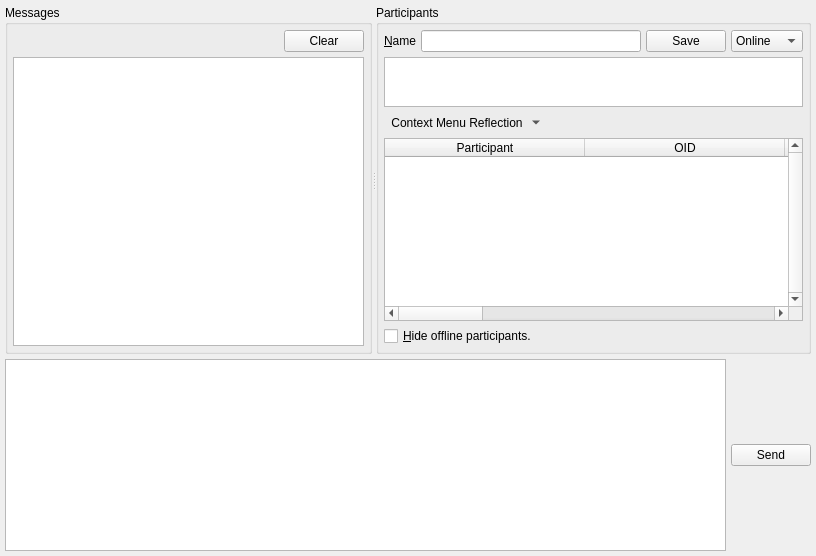
             <widget class="QWidget" name="scrollAreaWidgetContents_2">
              <property name="geometry">
               <rect>
                <x>0</x>
                <y>0</y>
                <width>816</width>
                <height>556</height>
               </rect>
              </property>
              <layout class="QHBoxLayout" name="horizontalLayout_25">
               <property name="spacing">
                <number>5</number>
               </property>
               <property name="leftMargin">
                <number>5</number>
               </property>
               <property name="topMargin">
                <number>5</number>
               </property>
               <property name="rightMargin">
                <number>5</number>
               </property>
               <property name="bottomMargin">
                <number>5</number>
               </property>
               <item>
                <layout class="QVBoxLayout" name="verticalLayout_24">
                 <property name="spacing">
                  <number>5</number>
                 </property>
                 <item>
                  <widget class="QSplitter" name="chatHorizontalSplitter">
                   <property name="orientation">
                    <enum>Qt::Horizontal</enum>
                   </property>
                   <widget class="QGroupBox" name="groupBox_9">
                    <property name="title">
                     <string>Messages</string>
                    </property>
                    <layout class="QVBoxLayout" name="verticalLayout_7">
                     <property name="spacing">
                      <number>5</number>
                     </property>
                     <property name="leftMargin">
                      <number>5</number>
                     </property>
                     <property name="topMargin">
                      <number>5</number>
                     </property>
                     <property name="rightMargin">
                      <number>5</number>
                     </property>
                     <property name="bottomMargin">
                      <number>5</number>
                     </property>
                     <item>
                      <layout class="QHBoxLayout" name="horizontalLayout_27">
                       <property name="spacing">
                        <number>5</number>
                       </property>
                       <item>
                        <spacer name="horizontalSpacer_23">
                         <property name="orientation">
                          <enum>Qt::Horizontal</enum>
                         </property>
                         <property name="sizeHint" stdset="0">
                          <size>
                           <width>40</width>
                           <height>20</height>
                          </size>
                         </property>
                        </spacer>
                       </item>
                       <item>
                        <widget class="QPushButton" name="clearMessages">
                         <property name="text">
                          <string>Clear</string>
                         </property>
                        </widget>
                       </item>
                      </layout>
                     </item>
                     <item>
                      <widget class="QTextBrowser" name="messages">
                       <property name="tabChangesFocus">
                        <bool>true</bool>
                       </property>
                       <property name="textInteractionFlags">
                        <set>Qt::LinksAccessibleByKeyboard|Qt::LinksAccessibleByMouse|Qt::TextBrowserInteraction|Qt::TextSelectableByKeyboard|Qt::TextSelectableByMouse</set>
                       </property>
                       <property name="openExternalLinks">
                        <bool>true</bool>
                       </property>
                       <property name="openLinks">
                        <bool>false</bool>
                       </property>
                      </widget>
                     </item>
                    </layout>
                   </widget>
                   <widget class="QGroupBox" name="groupBox">
                    <property name="title">
                     <string>Participants</string>
                    </property>
                    <layout class="QVBoxLayout" name="verticalLayout_19">
                     <property name="spacing">
                      <number>5</number>
                     </property>
                     <property name="leftMargin">
                      <number>5</number>
                     </property>
                     <property name="topMargin">
                      <number>5</number>
                     </property>
                     <property name="rightMargin">
                      <number>5</number>
                     </property>
                     <property name="bottomMargin">
                      <number>5</number>
                     </property>
                     <item>
                      <layout class="QHBoxLayout" name="horizontalLayout_9">
                       <property name="spacing">
                        <number>5</number>
                       </property>
                       <item>
                        <widget class="QLabel" name="label_5">
                         <property name="text">
                          <string>&amp;Name</string>
                         </property>
                         <property name="buddy">
                          <cstring>nodeName</cstring>
                         </property>
                        </widget>
                       </item>
                       <item>
                        <widget class="QLineEdit" name="nodeName"/>
                       </item>
                       <item>
                        <widget class="QPushButton" name="saveNodeName">
                         <property name="text">
                          <string>Save</string>
                         </property>
                        </widget>
                       </item>
                       <item>
                        <widget class="QComboBox" name="status">
                         <property name="sizePolicy">
                          <sizepolicy hsizetype="Fixed" vsizetype="Fixed">
                           <horstretch>0</horstretch>
                           <verstretch>0</verstretch>
                          </sizepolicy>
                         </property>
                         <property name="currentIndex">
                          <number>4</number>
                         </property>
                         <property name="sizeAdjustPolicy">
                          <enum>QComboBox::AdjustToContents</enum>
                         </property>
                         <item>
                          <property name="text">
                           <string>Away</string>
                          </property>
                         </item>
                         <item>
                          <property name="text">
                           <string>Busy</string>
                          </property>
                         </item>
                         <item>
                          <property name="text">
                           <string>Custom</string>
                          </property>
                         </item>
                         <item>
                          <property name="text">
                           <string>Offline</string>
                          </property>
                         </item>
                         <item>
                          <property name="text">
                           <string>Online</string>
                          </property>
                         </item>
                        </widget>
                       </item>
                      </layout>
                     </item>
                     <item>
                      <widget class="QTextEdit" name="custom">
                       <property name="maximumSize">
                        <size>
                         <width>16777215</width>
                         <height>50</height>
                        </size>
                       </property>
                       <property name="toolTip">
                        <string>Please provide a status message.</string>
                       </property>
                       <property name="tabChangesFocus">
                        <bool>true</bool>
                       </property>
                       <property name="acceptRichText">
                        <bool>false</bool>
                       </property>
                      </widget>
                     </item>
                     <item>
                      <layout class="QHBoxLayout" name="horizontalLayout_101">
                       <property name="spacing">
                        <number>5</number>
                       </property>
                       <item>
                        <widget class="QToolButton" name="chatActionMenu">
                         <property name="toolTip">
                          <string>Context Menu</string>
                         </property>
                         <property name="text">
                          <string>Context Menu Reflection</string>
                         </property>
                         <property name="icon">
                          <iconset resource="../Icons/icons.qrc">
                           <normaloff>:/generic/menu.png</normaloff>:/generic/menu.png</iconset>
                         </property>
                         <property name="popupMode">
                          <enum>QToolButton::MenuButtonPopup</enum>
                         </property>
                         <property name="autoRaise">
                          <bool>true</bool>
                         </property>
                        </widget>
                       </item>
                       <item>
                        <spacer name="horizontalSpacer_70">
                         <property name="orientation">
                          <enum>Qt::Horizontal</enum>
                         </property>
                         <property name="sizeHint" stdset="0">
                          <size>
                           <width>40</width>
                           <height>20</height>
                          </size>
                         </property>
                        </spacer>
                       </item>
                      </layout>
                     </item>
                     <item>
                      <widget class="QTableWidget" name="participants">
                       <property name="verticalScrollBarPolicy">
                        <enum>Qt::ScrollBarAlwaysOn</enum>
                       </property>
                       <property name="alternatingRowColors">
                        <bool>true</bool>
                       </property>
                       <property name="selectionBehavior">
                        <enum>QAbstractItemView::SelectRows</enum>
                       </property>
                       <property name="horizontalScrollMode">
                        <enum>QAbstractItemView::ScrollPerPixel</enum>
                       </property>
                       <property name="sortingEnabled">
                        <bool>true</bool>
                       </property>
                       <attribute name="horizontalHeaderDefaultSectionSize">
                        <number>200</number>
                       </attribute>
                       <attribute name="horizontalHeaderStretchLastSection">
                        <bool>true</bool>
                       </attribute>
                       <column>
                        <property name="text">
                         <string>Participant</string>
                        </property>
                       </column>
                       <column>
                        <property name="text">
                         <string>OID</string>
                        </property>
                       </column>
                       <column>
                        <property name="text">
                         <string>neighbor_oid</string>
                        </property>
                       </column>
                       <column>
                        <property name="text">
                         <string>public_key_hash</string>
                        </property>
                       </column>
                       <column>
                        <property name="text">
                         <string>Status</string>
                        </property>
                       </column>
                       <column>
                        <property name="text">
                         <string>Last Status Change</string>
                        </property>
                       </column>
                       <column>
                        <property name="text">
                         <string>Gemini AES-256 Encryption Key</string>
                        </property>
                       </column>
                       <column>
                        <property name="text">
                         <string>Gemini SHA-512 Hash Key</string>
                        </property>
                       </column>
                       <column>
                        <property name="text">
                         <string>Forward Secrecy Information</string>
                        </property>
                       </column>
                      </widget>
                     </item>
                     <item>
                      <layout class="QHBoxLayout" name="horizontalLayout">
                       <property name="spacing">
                        <number>5</number>
                       </property>
                       <item>
                        <widget class="QCheckBox" name="hideOfflineParticipants">
                         <property name="text">
                          <string>&amp;Hide offline participants.</string>
                         </property>
                        </widget>
                       </item>
                       <item>
                        <spacer name="horizontalSpacer">
                         <property name="orientation">
                          <enum>Qt::Horizontal</enum>
                         </property>
                         <property name="sizeHint" stdset="0">
                          <size>
                           <width>40</width>
                           <height>20</height>
                          </size>
                         </property>
                        </spacer>
                       </item>
                      </layout>
                     </item>
                    </layout>
                   </widget>
                  </widget>
                 </item>
                 <item>
                  <layout class="QHBoxLayout" name="horizontalLayout_14">
                   <property name="spacing">
                    <number>5</number>
                   </property>
                   <item>
                    <widget class="spoton_textedit" name="message">
                     <property name="sizePolicy">
                      <sizepolicy hsizetype="Expanding" vsizetype="Fixed">
                       <horstretch>0</horstretch>
                       <verstretch>0</verstretch>
                      </sizepolicy>
                     </property>
                     <property name="tabChangesFocus">
                      <bool>true</bool>
                     </property>
                     <property name="acceptRichText">
                      <bool>false</bool>
                     </property>
                    </widget>
                   </item>
                   <item>
                    <layout class="QVBoxLayout" name="verticalLayout_23">
                     <property name="spacing">
                      <number>5</number>
                     </property>
                     <item>
                      <widget class="QPushButton" name="sendMessage">
                       <property name="toolTip">
                        <string>&lt;html&gt;&lt;head/&gt;&lt;body&gt;&lt;table border=&quot;0&quot; style=&quot; margin-top:0px; margin-bottom:0px; margin-left:0px; margin-right:0px;&quot; width=&quot;754&quot; cellspacing=&quot;2&quot; cellpadding=&quot;0&quot;&gt;&lt;tr&gt;&lt;td colspan=&quot;3&quot; bgcolor=&quot;#ffffca&quot;&gt;&lt;p align=&quot;center&quot;&gt;&lt;span style=&quot; font-size:18pt; font-weight:600;&quot;&gt;List of Emoticons&lt;/span&gt;&lt;/p&gt;&lt;/td&gt;&lt;td width=&quot;20&quot; rowspan=&quot;10&quot; bgcolor=&quot;#66cc99&quot;/&gt;&lt;td width=&quot;120&quot; bgcolor=&quot;#ffffca&quot;&gt;&lt;p align=&quot;center&quot;&gt;&lt;span style=&quot; font-size:18pt;&quot;&gt;:-)(-:&lt;/span&gt;&lt;/p&gt;&lt;/td&gt;&lt;td width=&quot;110&quot; bgcolor=&quot;#ffffca&quot;&gt;&lt;p&gt;&lt;span style=&quot; font-size:18pt;&quot;&gt;kiss&lt;/span&gt;&lt;/p&gt;&lt;/td&gt;&lt;td width=&quot;70&quot; bgcolor=&quot;#ffffca&quot;&gt;&lt;p align=&quot;center&quot;&gt;&lt;img src=&quot;:/emoticons/kiss.png&quot;/&gt;&lt;/p&gt;&lt;/td&gt;&lt;/tr&gt;&lt;tr&gt;&lt;td width=&quot;120&quot; bgcolor=&quot;#ffffca&quot;&gt;&lt;p align=&quot;center&quot;&gt;&lt;span style=&quot; font-size:18pt;&quot;&gt;O:-)&lt;/span&gt;&lt;/p&gt;&lt;/td&gt;&lt;td width=&quot;110&quot; bgcolor=&quot;#ffffca&quot;&gt;&lt;p&gt;&lt;span style=&quot; font-size:18pt;&quot;&gt;angel&lt;/span&gt;&lt;/p&gt;&lt;/td&gt;&lt;td width=&quot;70&quot; bgcolor=&quot;#ffffca&quot;&gt;&lt;p align=&quot;center&quot;&gt;&lt;img src=&quot;:/emoticons/angel.png&quot;/&gt;&lt;/p&gt;&lt;/td&gt;&lt;td bgcolor=&quot;#ffffca&quot;&gt;&lt;p align=&quot;center&quot;&gt;&lt;span style=&quot; font-size:18pt;&quot;&gt;:|&lt;/span&gt;&lt;/p&gt;&lt;/td&gt;&lt;td bgcolor=&quot;#ffffca&quot;&gt;&lt;p&gt;&lt;span style=&quot; font-size:18pt;&quot;&gt;neutral&lt;/span&gt;&lt;/p&gt;&lt;/td&gt;&lt;td bgcolor=&quot;#ffffca&quot;&gt;&lt;p align=&quot;center&quot;&gt;&lt;img src=&quot;:/emoticons/neutral.png&quot;/&gt;&lt;/p&gt;&lt;/td&gt;&lt;/tr&gt;&lt;tr&gt;&lt;td bgcolor=&quot;#ffffca&quot;&gt;&lt;p align=&quot;center&quot;&gt;&lt;span style=&quot; font-size:18pt; background-color:#ffffca;&quot;&gt;:-||&lt;/span&gt;&lt;/p&gt;&lt;/td&gt;&lt;td bgcolor=&quot;#ffffca&quot;&gt;&lt;p&gt;&lt;span style=&quot; font-size:18pt;&quot;&gt;angry&lt;/span&gt;&lt;/p&gt;&lt;/td&gt;&lt;td bgcolor=&quot;#ffffca&quot;&gt;&lt;p align=&quot;center&quot;&gt;&lt;img src=&quot;:/emoticons/angry.png&quot;/&gt;&lt;/p&gt;&lt;/td&gt;&lt;td bgcolor=&quot;#ffffca&quot;&gt;&lt;p align=&quot;center&quot;&gt;&lt;span style=&quot; font-size:18pt;&quot;&gt;(t)&lt;/span&gt;&lt;/p&gt;&lt;/td&gt;&lt;td bgcolor=&quot;#ffffca&quot;&gt;&lt;p&gt;&lt;span style=&quot; font-size:18pt;&quot;&gt;phone&lt;/span&gt;&lt;/p&gt;&lt;/td&gt;&lt;td bgcolor=&quot;#ffffca&quot;&gt;&lt;p align=&quot;center&quot;&gt;&lt;img src=&quot;:/emoticons/phone.png&quot;/&gt;&lt;/p&gt;&lt;/td&gt;&lt;/tr&gt;&lt;tr&gt;&lt;td bgcolor=&quot;#ffffca&quot;&gt;&lt;p align=&quot;center&quot;&gt;&lt;span style=&quot; font-size:18pt;&quot;&gt;:-/ &lt;/span&gt;&lt;/p&gt;&lt;/td&gt;&lt;td bgcolor=&quot;#ffffca&quot;&gt;&lt;p&gt;&lt;span style=&quot; font-size:18pt;&quot;&gt;confused&lt;/span&gt;&lt;/p&gt;&lt;/td&gt;&lt;td bgcolor=&quot;#ffffca&quot;&gt;&lt;p align=&quot;center&quot;&gt;&lt;img src=&quot;:/emoticons/confused.png&quot;/&gt;&lt;/p&gt;&lt;/td&gt;&lt;td bgcolor=&quot;#ffffca&quot;&gt;&lt;p align=&quot;center&quot;&gt;&lt;span style=&quot; font-size:18pt;&quot;&gt;@&amp;gt;--&amp;gt;--&lt;/span&gt;&lt;/p&gt;&lt;/td&gt;&lt;td bgcolor=&quot;#ffffca&quot;&gt;&lt;p&gt;&lt;span style=&quot; font-size:18pt;&quot;&gt;rose&lt;/span&gt;&lt;/p&gt;&lt;/td&gt;&lt;td bgcolor=&quot;#ffffca&quot;&gt;&lt;p align=&quot;center&quot;&gt;&lt;img src=&quot;:/emoticons/rose.png&quot;/&gt;&lt;/p&gt;&lt;/td&gt;&lt;/tr&gt;&lt;tr&gt;&lt;td bgcolor=&quot;#ffffca&quot;&gt;&lt;p align=&quot;center&quot;&gt;&lt;span style=&quot; font-size:18pt;&quot;&gt;8-)&lt;/span&gt;&lt;/p&gt;&lt;/td&gt;&lt;td bgcolor=&quot;#ffffca&quot;&gt;&lt;p&gt;&lt;span style=&quot; font-size:18pt;&quot;&gt;cool&lt;/span&gt;&lt;/p&gt;&lt;/td&gt;&lt;td bgcolor=&quot;#ffffca&quot;&gt;&lt;p align=&quot;center&quot;&gt;&lt;img src=&quot;:/emoticons/glasses-cool.png&quot;/&gt;&lt;/p&gt;&lt;/td&gt;&lt;td bgcolor=&quot;#ffffca&quot;&gt;&lt;p align=&quot;center&quot;&gt;&lt;span style=&quot; font-size:18pt;&quot;&gt;:-(&lt;/span&gt;&lt;/p&gt;&lt;/td&gt;&lt;td bgcolor=&quot;#ffffca&quot;&gt;&lt;p&gt;&lt;span style=&quot; font-size:18pt;&quot;&gt;sad&lt;/span&gt;&lt;/p&gt;&lt;/td&gt;&lt;td bgcolor=&quot;#ffffca&quot;&gt;&lt;p align=&quot;center&quot;&gt;&lt;img src=&quot;:/emoticons/sad.png&quot;/&gt;&lt;/p&gt;&lt;/td&gt;&lt;/tr&gt;&lt;tr&gt;&lt;td bgcolor=&quot;#ffffca&quot;&gt;&lt;p align=&quot;center&quot;&gt;&lt;span style=&quot; font-size:18pt;&quot;&gt;:'(&lt;/span&gt;&lt;/p&gt;&lt;/td&gt;&lt;td bgcolor=&quot;#ffffca&quot;&gt;&lt;p&gt;&lt;span style=&quot; font-size:18pt;&quot;&gt;crying&lt;/span&gt;&lt;/p&gt;&lt;/td&gt;&lt;td bgcolor=&quot;#ffffca&quot;&gt;&lt;p align=&quot;center&quot;&gt;&lt;img src=&quot;:/emoticons/crying.png&quot;/&gt;&lt;/p&gt;&lt;/td&gt;&lt;td bgcolor=&quot;#ffffca&quot;&gt;&lt;p align=&quot;center&quot;&gt;&lt;span style=&quot; font-size:18pt;&quot;&gt;:-O&lt;/span&gt;&lt;/p&gt;&lt;/td&gt;&lt;td bgcolor=&quot;#ffffca&quot;&gt;&lt;p&gt;&lt;span style=&quot; font-size:18pt;&quot;&gt;shocked&lt;/span&gt;&lt;/p&gt;&lt;/td&gt;&lt;td bgcolor=&quot;#ffffca&quot;&gt;&lt;p align=&quot;center&quot;&gt;&lt;img src=&quot;:/emoticons/shocked.png&quot;/&gt;&lt;/p&gt;&lt;/td&gt;&lt;/tr&gt;&lt;tr&gt;&lt;td bgcolor=&quot;#ffffca&quot;&gt;&lt;p align=&quot;center&quot;&gt;&lt;span style=&quot; font-size:18pt;&quot;&gt;o-)&lt;/span&gt;&lt;/p&gt;&lt;/td&gt;&lt;td bgcolor=&quot;#ffffca&quot;&gt;&lt;p&gt;&lt;span style=&quot; font-size:18pt;&quot;&gt;cyclops&lt;/span&gt;&lt;/p&gt;&lt;/td&gt;&lt;td bgcolor=&quot;#ffffca&quot;&gt;&lt;p align=&quot;center&quot;&gt;&lt;img src=&quot;:/emoticons/cyclops.png&quot;/&gt;&lt;/p&gt;&lt;/td&gt;&lt;td bgcolor=&quot;#ffffca&quot;&gt;&lt;p align=&quot;center&quot;&gt;&lt;span style=&quot; font-size:18pt;&quot;&gt;C:-)&lt;/span&gt;&lt;/p&gt;&lt;/td&gt;&lt;td bgcolor=&quot;#ffffca&quot;&gt;&lt;p&gt;&lt;span style=&quot; font-size:18pt;&quot;&gt;skywalker&lt;/span&gt;&lt;/p&gt;&lt;/td&gt;&lt;td bgcolor=&quot;#ffffca&quot;&gt;&lt;p align=&quot;center&quot;&gt;&lt;img src=&quot;:/emoticons/skywalker.png&quot;/&gt;&lt;/p&gt;&lt;/td&gt;&lt;/tr&gt;&lt;tr&gt;&lt;td bgcolor=&quot;#ffffca&quot;&gt;&lt;p align=&quot;center&quot;&gt;&lt;span style=&quot; font-size:18pt;&quot;&gt;}:)&lt;/span&gt;&lt;/p&gt;&lt;/td&gt;&lt;td bgcolor=&quot;#ffffca&quot;&gt;&lt;p&gt;&lt;span style=&quot; font-size:18pt;&quot;&gt;devil&lt;/span&gt;&lt;/p&gt;&lt;/td&gt;&lt;td bgcolor=&quot;#ffffca&quot;&gt;&lt;p align=&quot;center&quot;&gt;&lt;img src=&quot;:/emoticons/devil.png&quot;/&gt;&lt;/p&gt;&lt;/td&gt;&lt;td bgcolor=&quot;#ffffca&quot;&gt;&lt;p align=&quot;center&quot;&gt;&lt;span style=&quot; font-size:18pt;&quot;&gt;:-)&lt;/span&gt;&lt;/p&gt;&lt;/td&gt;&lt;td bgcolor=&quot;#ffffca&quot;&gt;&lt;p&gt;&lt;span style=&quot; font-size:18pt;&quot;&gt;smile&lt;/span&gt;&lt;/p&gt;&lt;/td&gt;&lt;td bgcolor=&quot;#ffffca&quot;&gt;&lt;p align=&quot;center&quot;&gt;&lt;img src=&quot;:/emoticons/smile.png&quot;/&gt;&lt;/p&gt;&lt;/td&gt;&lt;/tr&gt;&lt;tr&gt;&lt;td bgcolor=&quot;#ffffca&quot;&gt;&lt;p align=&quot;center&quot;&gt;&lt;span style=&quot; font-size:18pt;&quot;&gt;:-D&lt;/span&gt;&lt;/p&gt;&lt;/td&gt;&lt;td bgcolor=&quot;#ffffca&quot;&gt;&lt;p&gt;&lt;span style=&quot; font-size:18pt;&quot;&gt;laugh&lt;/span&gt;&lt;/p&gt;&lt;/td&gt;&lt;td bgcolor=&quot;#ffffca&quot;&gt;&lt;p align=&quot;center&quot;&gt;&lt;img src=&quot;:/emoticons/laugh.png&quot;/&gt;&lt;/p&gt;&lt;/td&gt;&lt;td bgcolor=&quot;#ffffca&quot;&gt;&lt;p align=&quot;center&quot;&gt;&lt;span style=&quot; font-size:18pt;&quot;&gt;:-P&lt;/span&gt;&lt;/p&gt;&lt;/td&gt;&lt;td bgcolor=&quot;#ffffca&quot;&gt;&lt;p&gt;&lt;span style=&quot; font-size:18pt;&quot;&gt;tongue&lt;/span&gt;&lt;/p&gt;&lt;/td&gt;&lt;td bgcolor=&quot;#ffffca&quot;&gt;&lt;p align=&quot;center&quot;&gt;&lt;img src=&quot;:/emoticons/tongue.png&quot;/&gt;&lt;/p&gt;&lt;/td&gt;&lt;/tr&gt;&lt;tr&gt;&lt;td bgcolor=&quot;#ffffca&quot;&gt;&lt;p align=&quot;center&quot;&gt;&lt;span style=&quot; font-size:18pt;&quot;&gt;:-))&lt;/span&gt;&lt;/p&gt;&lt;/td&gt;&lt;td bgcolor=&quot;#ffffca&quot;&gt;&lt;p&gt;&lt;span style=&quot; font-size:18pt;&quot;&gt;happy&lt;/span&gt;&lt;/p&gt;&lt;/td&gt;&lt;td bgcolor=&quot;#ffffca&quot;&gt;&lt;p align=&quot;center&quot;&gt;&lt;img src=&quot;:/emoticons/happy.png&quot;/&gt;&lt;/p&gt;&lt;/td&gt;&lt;td bgcolor=&quot;#ffffca&quot;&gt;&lt;p align=&quot;center&quot;&gt;&lt;span style=&quot; font-size:18pt;&quot;&gt;;)&lt;/span&gt;&lt;/p&gt;&lt;/td&gt;&lt;td bgcolor=&quot;#ffffca&quot;&gt;&lt;p&gt;&lt;span style=&quot; font-size:18pt;&quot;&gt;wink&lt;/span&gt;&lt;/p&gt;&lt;/td&gt;&lt;td bgcolor=&quot;#ffffca&quot;&gt;&lt;p align=&quot;center&quot;&gt;&lt;img src=&quot;:/emoticons/wink.png&quot;/&gt;&lt;/p&gt;&lt;/td&gt;&lt;/tr&gt;&lt;/table&gt;&lt;/body&gt;&lt;/html&gt;</string>
                       </property>
                       <property name="text">
                        <string>Send</string>
                       </property>
                      </widget>
                     </item>
                    </layout>
                   </item>
                  </layout>
                 </item>
                </layout>
               </item>
              </layout>
             </widget>
